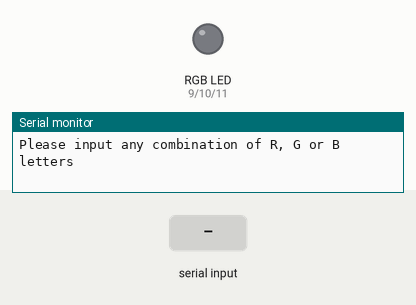
Recording of a sketch running on a simulated Arduino Uno, built with avr-gcc and run on an emulated ATmega328P. Parts: an RGB LED mixed from three pins (HIGH = lit), the last lines printed to the serial monitor. Inputs (shaded band) come from the test bench.

Above: at 4.0 s.
4.1 s: "R" received over Serial
At 6.4 s:
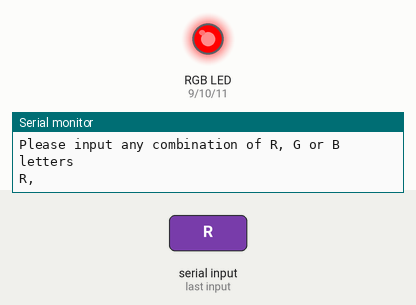
7.1 s: "B" received over Serial
10.1 s: "G" received over Serial
At 10.1 s:
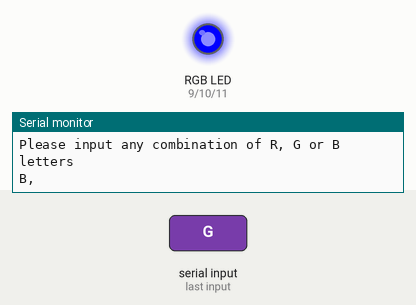
At 11.4 s:
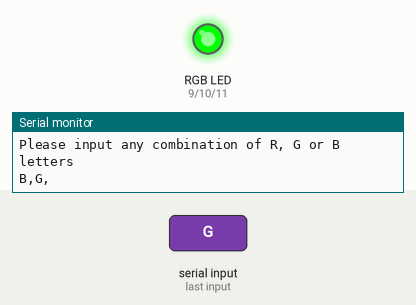
Timing chart, 0 to 13.1 s (numbered marks = the images above; inputs shaded):
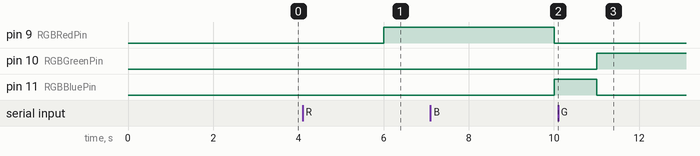

Measured:
- after the input at 4.1 s, pin 9 (RGBRedPin): LOW → HIGH after 1.9 s
- after the input at 7.1 s, pin 9 (RGBRedPin): HIGH → LOW after 2.9 s; pin 11 (RGBBluePin): LOW → HIGH after 2.9 s
- after the input at 10.1 s, pin 10 (RGBGreenPin): LOW → HIGH after 0.90 s; pin 11 (RGBBluePin): HIGH → LOW after 0.90 s

The sketch:

code.ino
```cpp
int rotationPin = A0; // The rotation sensor nt data=0; //Used to store data from sensor.
int slow = 1500;
int speed = 0;
int RGBRedPin = 9;
int RGBGreenPin = 10;
int RGBBluePin = 11;
int data = 0;
int incomingByte = 0;
void setup()
{                                 // The Setup function runs once.
    pinMode(RGBRedPin, OUTPUT);   // Setup red RGB LED pin as an output pin.
    pinMode(RGBGreenPin, OUTPUT); // Setup green RGB LED pin as an output pin.
    pinMode(RGBBluePin, OUTPUT);  // Setup blue RGB LED pin as an output pin.
    Serial.begin(9600);           // This will enable the Arduino to send data to the Serial
    // monitor.
    pinMode(rotationPin, INPUT);
}
void loop()
{
    // level1();
    // level2();
    // level3();
    level4();
}

void level1()
{

    // LEVEL 1

    // The loop function runs forever.
    data = analogRead(rotationPin); // Read the value from the light sensor and store it
    // in the lightData variable.
    Serial.print("Rotation value ="); // to print the ROTATION VALUE
    Serial.println(data);             // Print the data to the serial port.
    delay(1000);                      // Wait 1 second (1000mS) before running again.
}

void level2()
{

    // LEVEL 2

    data = analogRead(rotationPin); // Read the value from the light sensor and store it
    // in the lightData variable.
    Serial.print("Rotation value =");
    Serial.println(data); // Print the data to the serial port.

    speed = slow - data;   // To increase the speed as we move the dial form right to left.
    Serial.println(speed); // To print the value of speed.

    digitalWrite(RGBRedPin, HIGH); // To turn on  RED light.
    delay(speed);
    digitalWrite(RGBRedPin, LOW);   // To turn off RED light
    digitalWrite(RGBBluePin, HIGH); // TO turn on BLUE light.
    delay(speed);
    digitalWrite(RGBBluePin, LOW);   // To turn off BLUE light.
    digitalWrite(RGBGreenPin, HIGH); // TO turn on GREEN light.
    delay(speed);
    digitalWrite(RGBGreenPin, LOW); // To turn off GREEN light.
}

void level3()
{
    // LEVEL 3

    // Showing ROYGBP light through rotating the dial .

    data = analogRead(rotationPin);
    if (data < 150)
    {
        analogWrite(RGBRedPin, 255); // 0-150 to show RED light.
        analogWrite(RGBGreenPin, 0);
        analogWrite(RGBBluePin, 0);
    }
    else if (data >= 150 && data < 300)
    {
        analogWrite(RGBRedPin, 255);  // 150-300 to show ORANGE light.
        analogWrite(RGBGreenPin, 10); // Mixture of red-255 and green-10 gives ORANGE
        analogWrite(RGBBluePin, 0);
    }
    else if (data >= 300 && data < 450)
    {
        analogWrite(RGBRedPin, 255);   // 300-450 to show YELLOW light.
        analogWrite(RGBGreenPin, 255); // Mixture of red-255 and green-255 gives YELLOW.
        analogWrite(RGBBluePin, 0);
    }
    else if (data >= 450 && data < 600)
    {
        analogWrite(RGBRedPin, 0); // 450-600 to show GREEN light.
        analogWrite(RGBGreenPin, 255);
        analogWrite(RGBBluePin, 0);
    }
    else if (data >= 600 && data < 750)
    {
        analogWrite(RGBBluePin, 255); // 600-750 to show BLUE light.
        analogWrite(RGBRedPin, 0);
        analogWrite(RGBGreenPin, 0);
    }
    else if (data >= 750 && data < 950)
    {
        analogWrite(RGBRedPin, 155); // 750-950 to show PURPLE light.
        analogWrite(RGBGreenPin, 0); // Mixture of red-155 and blue-255 gives PURPLE.
        analogWrite(RGBBluePin, 255);
    }
}

void level4()

{
    // LEVEL 4

    Serial.println("\nPlease input any combination of R, G or B letters");
    delay(3000); // delay 3 sec

    while (Serial.available() > 0)
    {
        // read the incoming byte:
        incomingByte = Serial.read();

        if (incomingByte == 82)
        {
            analogWrite(RGBRedPin, 255);
            analogWrite(RGBGreenPin, 0);
            analogWrite(RGBBluePin, 0);
            Serial.print("R,"); // When type letter R RED light turn`s on.
            delay(1000);        // delay of 1 sec
        }

        if (incomingByte == 66)
        {
            analogWrite(RGBBluePin, 255);
            analogWrite(RGBRedPin, 0);
            analogWrite(RGBGreenPin, 0);
            Serial.print("B,"); // When type letter B BLUE light turn`s on.
            delay(1000);        // delay of 1 sec
        }
        if (incomingByte == 71)
        {
            analogWrite(RGBGreenPin, 255);
            analogWrite(RGBRedPin, 0);
            analogWrite(RGBBluePin, 0);
            Serial.print("G,"); // When type letter G GREEN light turn`s on.
            delay(1000);        // delay of 1 sec
        }
    }
}
```
